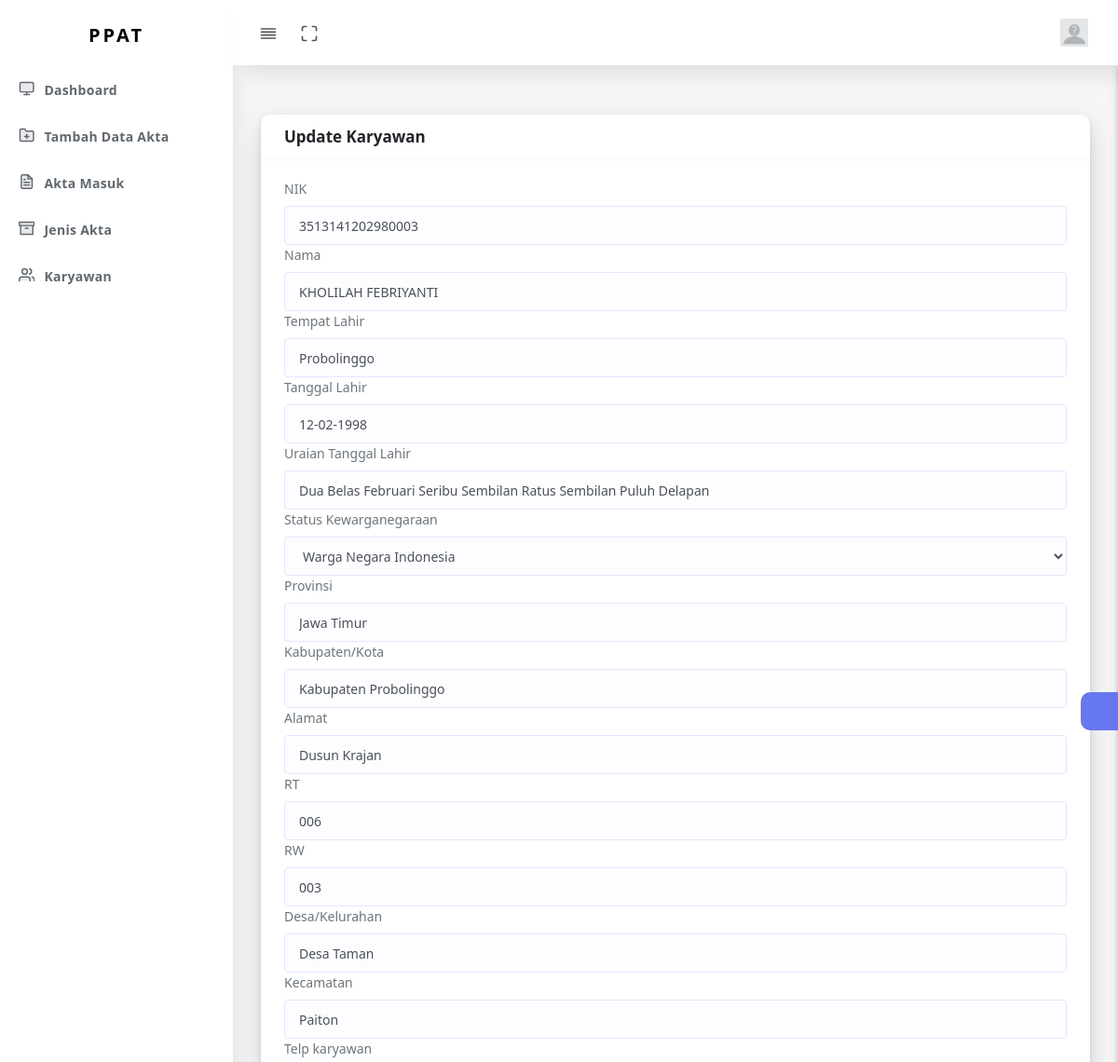
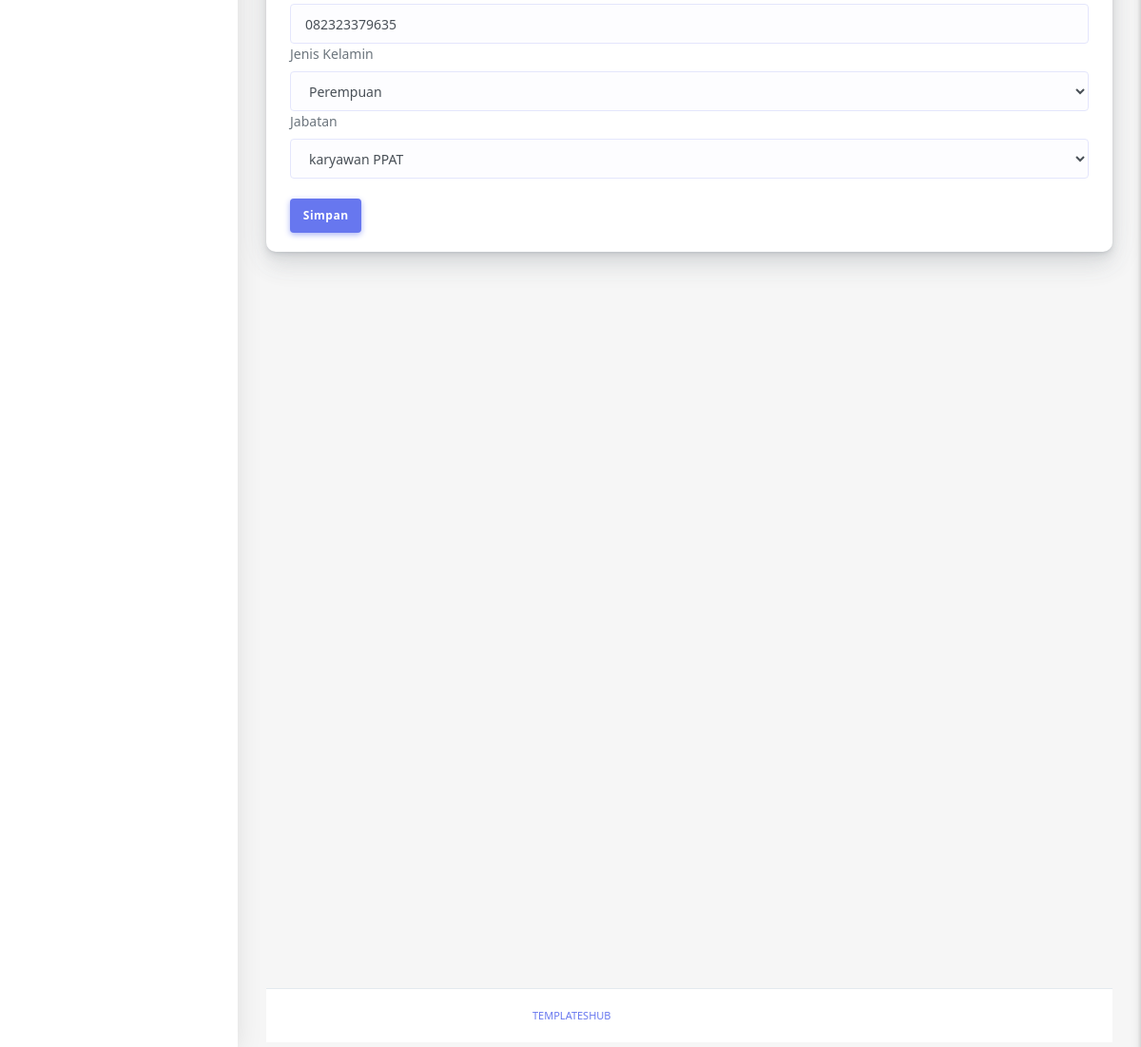
Screenshot of /updatekaryawan/2 (signed in) with the database file from the repository (2 pictures, top to bottom).
### strap/models.py (models this page shows, shortened)
class Karyawan(models.Model):
    Pilihan=(
        ('PPAT', 'PPAT'),
        ('karyawan PPAT' , 'karyawan PPAT'),
        ('karyawan Notaris' , 'karyawan Notaris'),
    )
    Jenkel=(
        ('Laki-laki', 'Laki-laki'),
        ('Perempuan' , 'Perempuan'),
    )
    Pilih=(
        ('Warga Negara Indonesia', 'Warga Negara Indonesia'),
        ('Warga Negara Asing' , 'Warga Negara Asing'),
    )
    user = models.OneToOneField(User, null=True, on_delete=models.CASCADE)
    nik_karyawan = models.CharField(max_length=50, blank=True, null=True)
    nama_karyawan = models.CharField(max_length=200, blank=True, null=True)
    tempat_lahir_karyawan = models.CharField(max_length=200, blank=True, null=True)
    tanggal_lahir_karyawan = models.CharField(max_length=200, blank=True, null=True)
    uraian_tl_karyawan = models.CharField(max_length=200, blank=True, null=True)
    status_kewarganegaraan_karyawan  = models.CharField(max_length=200, blank=True, null=True, choices=Pilih)
    prov_karyawan = models.CharField(max_length=200, blank=True, null=True)
    kab_karyawan = models.CharField(max_length=200, blank=True, null=True)
    almt_karyawan =  models.CharField(max_length=100, blank=True, null=True)
    rt_karyawan = models.CharField(max_length=50, blank=True, null=True)
    rw_karyawan = models.CharField(max_length=50, blank=True, null=True)
    desa_karyawan = models.CharField(max_length=200, blank=True, null=True)
    kec_karyawan = models.CharField(max_length=200, blank=True, null=True)
    telp_karyawan =  models.CharField(max_length=100, blank=True, null=True)
    jenkel_karyawan =  models.CharField(max_length=100, blank=True, null=True, choices=Jenkel)
    jabatan = models.CharField(max_length=150, blank=True, null=True, choices=Pilihan)
    profile_pic = models.ImageField(default='fotokosong.png', blank=True)
    class Meta:
        verbose_name_plural ="Karyawan"

### strap/views.py (the view)
# urls.py: path('updatekaryawan/<str:pk>', views.updateKaryawan, name='updatekaryawan'),
@login_required(login_url='login')
def updateKaryawan(request, pk):
    up_karyawan = Karyawan.objects.get(id=pk)
    formkaryawan = KaryawanForm(instance=up_karyawan)
    if request.method == 'POST':
        formedit = KaryawanForm(request.POST, instance=up_karyawan)
        if formedit.is_valid:
            formedit.save()
            return redirect('karyawan')
    context = {
        'menu' : 'Update Karyawan',
        'page' : 'Edit karyawan',
        'form' : formkaryawan,
        }
    return render(request, 'strap/update_karyawan.html', context)

### strap/templates/strap/update_karyawan.html (shortened to what this page needs)
{% extends "base.html" %}
{% load crispy_forms_tags%}
{% load static%}
{% block content %}
<div class="main-content">
    <section class="section">
        <div class="row clearfix">
            <div class="col-lg-12 col-md-12 col-sm-12 col-xs-12">
                <div class="card">
                    <div class="card-header">
                        <h4>Update Karyawan</h4>
                    </div>
                    <div class="card-body">
                        <form method="POST">
                            {{form|crispy}}
                            <br>
                            <input type="submit" class="btn btn-primary" value="Simpan" />
                        </form>
                    </div>
                </div>
            </div>
        </div>
    </section>
{% endblock content%}

### templates/base.html (shortened to what this page needs)
{% load static%}
<!DOCTYPE html>
<html lang="en">
<head>
    <link rel="stylesheet" href="{%static 'public/assets/css/app.min.css'%}">
    <link rel="stylesheet" href="{%static 'public/assets/css/style.css'%}">
    <link rel="stylesheet" href="{%static 'public/assets/css/components.css'%}">
    <link rel="stylesheet" href="{%static 'public/assets/css/custom.css'%}">
</head>
<body>
    <div id="app">
        <div class="main-wrapper main-wrapper-1">
            <div class="navbar-bg"></div>
            <nav class="navbar navbar-expand-lg main-navbar sticky">
                <div class="form-inline mr-auto">
                    <ul class="navbar-nav mr-3">
                        <li><a href="#" data-toggle="sidebar" class="nav-link nav-link-lg
									collapse-btn"> <i data-feather="align-justify"></i></a></li>
                        <li><a href="#" class="nav-link nav-link-lg fullscreen-btn">
                                <i data-feather="maximize"></i>
                            </a></li>
                    </ul>
                </div>
                <ul class="navbar-nav navbar-right">
                    <li class="dropdown"><a href="#" data-toggle="dropdown"
                            class="nav-link dropdown-toggle nav-link-lg nav-link-user"> <img alt="image"
                                src="{{request.user.karyawan.profile_pic.url}}"> </a>
                    </li>
                </ul>
            </nav>
            {% include "navbar.html" %}
            {% block content%}
            {% endblock content%}
            <div class="main-content">
                <div class="settingSidebar">
                    <a href="javascript:void(0)" class="settingPanelToggle"> <i class="fa fa-spin fa-cog"></i>
                    </a>
                </div>
            </div>
            <footer class="main-footer">
                <div class="footer-left">
                    <a href="templateshub.net">Templateshub</a></a>
                </div>
            </footer>
        </div>
    </div>
</body>
</html>

### rows the page displays
Karyawan: nik_karyawan "3513141202980003", nama_karyawan "KHOLILAH FEBRIYANTI", tempat_lahir_karyawan "Probolinggo", tanggal_lahir_karyawan "12-02-1998", uraian_tl_karyawan "Dua Belas Februari Seribu Sembilan Ratus Sembilan Puluh Delapan", status_kewarganegaraan_karyawan "Warga Negara Indonesia", prov_karyawan "Jawa Timur", kab_karyawan "Kabupaten Probolinggo", almt_karyawan "Dusun Krajan", rt_karyawan "006", rw_karyawan "003", desa_karyawan "Desa Taman", kec_karyawan "Paiton", telp_karyawan "082323379635", jenkel_karyawan "Perempuan", jabatan "karyawan PPAT"
